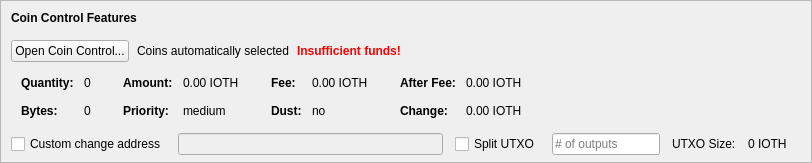
    <widget class="QFrame" name="frameCoinControl">
     <property name="sizePolicy">
      <sizepolicy hsizetype="Expanding" vsizetype="Expanding">
       <horstretch>0</horstretch>
       <verstretch>0</verstretch>
      </sizepolicy>
     </property>
     <property name="maximumSize">
      <size>
       <width>16777215</width>
       <height>16777215</height>
      </size>
     </property>
     <property name="frameShape">
      <enum>QFrame::StyledPanel</enum>
     </property>
     <property name="frameShadow">
      <enum>QFrame::Sunken</enum>
     </property>
     <layout class="QVBoxLayout" name="verticalLayoutCoinControl2">
      <property name="spacing">
       <number>0</number>
      </property>
      <property name="leftMargin">
       <number>0</number>
      </property>
      <property name="topMargin">
       <number>0</number>
      </property>
      <property name="rightMargin">
       <number>0</number>
      </property>
      <property name="bottomMargin">
       <number>6</number>
      </property>
      <item>
       <layout class="QVBoxLayout" name="verticalLayoutCoinControl" stretch="0,0,0,0,1">
        <property name="spacing">
         <number>0</number>
        </property>
        <property name="leftMargin">
         <number>10</number>
        </property>
        <property name="topMargin">
         <number>10</number>
        </property>
        <item>
         <layout class="QHBoxLayout" name="horizontalLayoutCoinControl1">
          <property name="bottomMargin">
           <number>15</number>
          </property>
          <item>
           <widget class="QLabel" name="labelCoinControlFeatures">
            <property name="sizePolicy">
             <sizepolicy hsizetype="Preferred" vsizetype="Maximum">
              <horstretch>0</horstretch>
              <verstretch>0</verstretch>
             </sizepolicy>
            </property>
            <property name="font">
             <font>
              <weight>75</weight>
              <bold>true</bold>
             </font>
            </property>
            <property name="styleSheet">
             <string notr="true">font-weight:bold;</string>
            </property>
            <property name="text">
             <string>Coin Control Features</string>
            </property>
           </widget>
          </item>
         </layout>
        </item>
        <item>
         <layout class="QHBoxLayout" name="horizontalLayoutCoinControl2" stretch="0,0,0,0">
          <property name="spacing">
           <number>8</number>
          </property>
          <property name="bottomMargin">
           <number>10</number>
          </property>
          <item>
           <widget class="QPushButton" name="pushButtonCoinControl">
            <property name="styleSheet">
             <string notr="true"/>
            </property>
            <property name="text">
             <string>Open Coin Control...</string>
            </property>
            <property name="autoDefault">
             <bool>false</bool>
            </property>
           </widget>
          </item>
          <item>
           <widget class="QLabel" name="labelCoinControlAutomaticallySelected">
            <property name="text">
             <string>Coins automatically selected</string>
            </property>
            <property name="margin">
             <number>5</number>
            </property>
           </widget>
          </item>
          <item>
           <widget class="QLabel" name="labelCoinControlInsuffFunds">
            <property name="font">
             <font>
              <weight>75</weight>
              <bold>true</bold>
             </font>
            </property>
            <property name="styleSheet">
             <string notr="true">color:red;font-weight:bold;</string>
            </property>
            <property name="text">
             <string>Insufficient funds!</string>
            </property>
            <property name="margin">
             <number>5</number>
            </property>
           </widget>
          </item>
          <item>
           <spacer name="horizontalSpacerCoinControl">
            <property name="orientation">
             <enum>Qt::Horizontal</enum>
            </property>
            <property name="sizeHint" stdset="0">
             <size>
              <width>40</width>
              <height>1</height>
             </size>
            </property>
           </spacer>
          </item>
         </layout>
        </item>
        <item>
         <widget class="QWidget" name="widgetCoinControl" native="true">
          <property name="sizePolicy">
           <sizepolicy hsizetype="Preferred" vsizetype="Preferred">
            <horstretch>0</horstretch>
            <verstretch>0</verstretch>
           </sizepolicy>
          </property>
          <property name="minimumSize">
           <size>
            <width>0</width>
            <height>0</height>
           </size>
          </property>
          <property name="styleSheet">
           <string notr="true"/>
          </property>
          <layout class="QHBoxLayout" name="horizontalLayoutCoinControl5">
           <property name="leftMargin">
            <number>0</number>
           </property>
           <property name="topMargin">
            <number>0</number>
           </property>
           <property name="rightMargin">
            <number>0</number>
           </property>
           <property name="bottomMargin">
            <number>0</number>
           </property>
           <item>
            <layout class="QHBoxLayout" name="horizontalLayoutCoinControl3" stretch="0,0,0,1">
             <property name="spacing">
              <number>20</number>
             </property>
             <property name="topMargin">
              <number>0</number>
             </property>
             <property name="bottomMargin">
              <number>10</number>
             </property>
             <item>
              <layout class="QFormLayout" name="formLayoutCoinControl1">
               <property name="horizontalSpacing">
                <number>10</number>
               </property>
               <property name="verticalSpacing">
                <number>14</number>
               </property>
               <property name="leftMargin">
                <number>10</number>
               </property>
               <property name="topMargin">
                <number>4</number>
               </property>
               <property name="rightMargin">
                <number>6</number>
               </property>
               <item row="0" column="0">
                <widget class="QLabel" name="labelCoinControlQuantityText">
                 <property name="font">
                  <font>
                   <weight>75</weight>
                   <bold>true</bold>
                  </font>
                 </property>
                 <property name="text">
                  <string>Quantity:</string>
                 </property>
                 <property name="margin">
                  <number>0</number>
                 </property>
                </widget>
               </item>
               <item row="0" column="1">
                <widget class="QLabel" name="labelCoinControlQuantity">
                 <property name="cursor">
                  <cursorShape>IBeamCursor</cursorShape>
                 </property>
                 <property name="contextMenuPolicy">
                  <enum>Qt::ActionsContextMenu</enum>
                 </property>
                 <property name="text">
                  <string notr="true">0</string>
                 </property>
                 <property name="margin">
                  <number>0</number>
                 </property>
                 <property name="textInteractionFlags">
                  <set>Qt::LinksAccessibleByMouse|Qt::TextSelectableByKeyboard|Qt::TextSelectableByMouse</set>
                 </property>
                </widget>
               </item>
               <item row="1" column="0">
                <widget class="QLabel" name="labelCoinControlBytesText">
                 <property name="font">
                  <font>
                   <weight>75</weight>
                   <bold>true</bold>
                  </font>
                 </property>
                 <property name="text">
                  <string>Bytes:</string>
                 </property>
                </widget>
               </item>
               <item row="1" column="1">
                <widget class="QLabel" name="labelCoinControlBytes">
                 <property name="cursor">
                  <cursorShape>IBeamCursor</cursorShape>
                 </property>
                 <property name="contextMenuPolicy">
                  <enum>Qt::ActionsContextMenu</enum>
                 </property>
                 <property name="text">
                  <string notr="true">0</string>
                 </property>
                 <property name="textInteractionFlags">
                  <set>Qt::LinksAccessibleByMouse|Qt::TextSelectableByKeyboard|Qt::TextSelectableByMouse</set>
                 </property>
                </widget>
               </item>
              </layout>
             </item>
             <item>
              <layout class="QFormLayout" name="formLayoutCoinControl2">
               <property name="horizontalSpacing">
                <number>10</number>
               </property>
               <property name="verticalSpacing">
                <number>14</number>
               </property>
               <property name="leftMargin">
                <number>6</number>
               </property>
               <property name="topMargin">
                <number>4</number>
               </property>
               <property name="rightMargin">
                <number>6</number>
               </property>
               <item row="0" column="0">
                <widget class="QLabel" name="labelCoinControlAmountText">
                 <property name="font">
                  <font>
                   <weight>75</weight>
                   <bold>true</bold>
                  </font>
                 </property>
                 <property name="text">
                  <string>Amount:</string>
                 </property>
                 <property name="margin">
                  <number>0</number>
                 </property>
                </widget>
               </item>
               <item row="0" column="1">
                <widget class="QLabel" name="labelCoinControlAmount">
                 <property name="cursor">
                  <cursorShape>IBeamCursor</cursorShape>
                 </property>
                 <property name="contextMenuPolicy">
                  <enum>Qt::ActionsContextMenu</enum>
                 </property>
                 <property name="text">
                  <string notr="true">0.00 IOTH</string>
                 </property>
                 <property name="textInteractionFlags">
                  <set>Qt::LinksAccessibleByMouse|Qt::TextSelectableByKeyboard|Qt::TextSelectableByMouse</set>
                 </property>
                </widget>
               </item>
               <item row="1" column="0">
                <widget class="QLabel" name="labelCoinControlPriorityText">
                 <property name="font">
                  <font>
                   <weight>75</weight>
                   <bold>true</bold>
                  </font>
                 </property>
                 <property name="text">
                  <string>Priority:</string>
                 </property>
                </widget>
               </item>
               <item row="1" column="1">
                <widget class="QLabel" name="labelCoinControlPriority">
                 <property name="cursor">
                  <cursorShape>IBeamCursor</cursorShape>
                 </property>
                 <property name="contextMenuPolicy">
                  <enum>Qt::ActionsContextMenu</enum>
                 </property>
                 <property name="text">
                  <string>medium</string>
                 </property>
                 <property name="textInteractionFlags">
                  <set>Qt::LinksAccessibleByMouse|Qt::TextSelectableByKeyboard|Qt::TextSelectableByMouse</set>
                 </property>
                </widget>
               </item>
              </layout>
             </item>
             <item>
              <layout class="QFormLayout" name="formLayoutCoinControl3">
               <property name="horizontalSpacing">
                <number>10</number>
               </property>
               <property name="verticalSpacing">
                <number>14</number>
               </property>
               <property name="leftMargin">
                <number>6</number>
               </property>
               <property name="topMargin">
                <number>4</number>
               </property>
               <property name="rightMargin">
                <number>6</number>
               </property>
               <item row="0" column="0">
                <widget class="QLabel" name="labelCoinControlFeeText">
                 <property name="font">
                  <font>
                   <weight>75</weight>
                   <bold>true</bold>
                  </font>
                 </property>
                 <property name="text">
                  <string>Fee:</string>
                 </property>
                 <property name="margin">
                  <number>0</number>
                 </property>
                </widget>
               </item>
               <item row="0" column="1">
                <widget class="QLabel" name="labelCoinControlFee">
                 <property name="cursor">
                  <cursorShape>IBeamCursor</cursorShape>
                 </property>
                 <property name="contextMenuPolicy">
                  <enum>Qt::ActionsContextMenu</enum>
                 </property>
                 <property name="text">
                  <string notr="true">0.00 IOTH</string>
                 </property>
                 <property name="textInteractionFlags">
                  <set>Qt::LinksAccessibleByMouse|Qt::TextSelectableByKeyboard|Qt::TextSelectableByMouse</set>
                 </property>
                </widget>
               </item>
               <item row="1" column="0">
                <widget class="QLabel" name="labelCoinControlLowOutputText">
                 <property name="font">
                  <font>
                   <weight>75</weight>
                   <bold>true</bold>
                  </font>
                 </property>
                 <property name="text">
                  <string>Dust:</string>
                 </property>
                </widget>
               </item>
               <item row="1" column="1">
                <widget class="QLabel" name="labelCoinControlLowOutput">
                 <property name="cursor">
                  <cursorShape>IBeamCursor</cursorShape>
                 </property>
                 <property name="contextMenuPolicy">
                  <enum>Qt::ActionsContextMenu</enum>
                 </property>
                 <property name="text">
                  <string>no</string>
                 </property>
                 <property name="textInteractionFlags">
                  <set>Qt::LinksAccessibleByMouse|Qt::TextSelectableByKeyboard|Qt::TextSelectableByMouse</set>
                 </property>
                </widget>
               </item>
              </layout>
             </item>
             <item>
              <layout class="QFormLayout" name="formLayoutCoinControl4">
               <property name="horizontalSpacing">
                <number>10</number>
               </property>
               <property name="verticalSpacing">
                <number>14</number>
               </property>
               <property name="leftMargin">
                <number>6</number>
               </property>
               <property name="topMargin">
                <number>4</number>
               </property>
               <property name="rightMargin">
                <number>6</number>
               </property>
               <item row="0" column="0">
                <widget class="QLabel" name="labelCoinControlAfterFeeText">
                 <property name="font">
                  <font>
                   <weight>75</weight>
                   <bold>true</bold>
                  </font>
                 </property>
                 <property name="text">
                  <string>After Fee:</string>
                 </property>
                 <property name="margin">
                  <number>0</number>
                 </property>
                </widget>
               </item>
               <item row="0" column="1">
                <widget class="QLabel" name="labelCoinControlAfterFee">
                 <property name="cursor">
                  <cursorShape>IBeamCursor</cursorShape>
                 </property>
                 <property name="contextMenuPolicy">
                  <enum>Qt::ActionsContextMenu</enum>
                 </property>
                 <property name="text">
                  <string notr="true">0.00 IOTH</string>
                 </property>
                 <property name="textInteractionFlags">
                  <set>Qt::LinksAccessibleByMouse|Qt::TextSelectableByKeyboard|Qt::TextSelectableByMouse</set>
                 </property>
                </widget>
               </item>
               <item row="1" column="0">
                <widget class="QLabel" name="labelCoinControlChangeText">
                 <property name="font">
                  <font>
                   <weight>75</weight>
                   <bold>true</bold>
                  </font>
                 </property>
                 <property name="text">
                  <string>Change:</string>
                 </property>
                </widget>
               </item>
               <item row="1" column="1">
                <widget class="QLabel" name="labelCoinControlChange">
                 <property name="cursor">
                  <cursorShape>IBeamCursor</cursorShape>
                 </property>
                 <property name="contextMenuPolicy">
                  <enum>Qt::ActionsContextMenu</enum>
                 </property>
                 <property name="text">
                  <string notr="true">0.00 IOTH</string>
                 </property>
                 <property name="textInteractionFlags">
                  <set>Qt::LinksAccessibleByMouse|Qt::TextSelectableByKeyboard|Qt::TextSelectableByMouse</set>
                 </property>
                </widget>
               </item>
              </layout>
             </item>
            </layout>
           </item>
          </layout>
         </widget>
        </item>
        <item>
         <layout class="QHBoxLayout" name="horizontalLayoutCoinControl4" stretch="0,0,0,0,0,0,0">
          <property name="spacing">
           <number>12</number>
          </property>
          <property name="sizeConstraint">
           <enum>QLayout::SetDefaultConstraint</enum>
          </property>
          <property name="topMargin">
           <number>5</number>
          </property>
          <property name="rightMargin">
           <number>5</number>
          </property>
          <item>
           <widget class="QCheckBox" name="checkBoxCoinControlChange">
            <property name="toolTip">
             <string>If this is activated, but the change address is empty or invalid, change will be sent to a newly generated address.</string>
            </property>
            <property name="text">
             <string>Custom change address</string>
            </property>
           </widget>
          </item>
          <item>
           <widget class="QValidatedLineEdit" name="lineEditCoinControlChange">
            <property name="enabled">
             <bool>false</bool>
            </property>
            <property name="sizePolicy">
             <sizepolicy hsizetype="Expanding" vsizetype="Fixed">
              <horstretch>0</horstretch>
              <verstretch>0</verstretch>
             </sizepolicy>
            </property>
           </widget>
          </item>
          <item>
           <widget class="QCheckBox" name="splitBlockCheckBox">
            <property name="text">
             <string>Split UTXO</string>
            </property>
           </widget>
          </item>
          <item>
           <widget class="QLineEdit" name="splitBlockLineEdit">
            <property name="sizePolicy">
             <sizepolicy hsizetype="Fixed" vsizetype="Fixed">
              <horstretch>50</horstretch>
              <verstretch>0</verstretch>
             </sizepolicy>
            </property>
            <property name="placeholderText">
             <string># of outputs</string>
            </property>
           </widget>
          </item>
          <item>
           <widget class="QLabel" name="labelBlockSizeText">
            <property name="text">
             <string>UTXO Size:</string>
            </property>
           </widget>
          </item>
          <item>
           <widget class="QLabel" name="labelBlockSize">
            <property name="text">
             <string>0 IOTH</string>
            </property>
           </widget>
          </item>
          <item>
           <widget class="QLabel" name="labelCoinControlChangeLabel">
            <property name="sizePolicy">
             <sizepolicy hsizetype="Preferred" vsizetype="Expanding">
              <horstretch>0</horstretch>
              <verstretch>0</verstretch>
             </sizepolicy>
            </property>
            <property name="minimumSize">
             <size>
              <width>0</width>
              <height>0</height>
             </size>
            </property>
            <property name="text">
             <string/>
            </property>
            <property name="margin">
             <number>3</number>
            </property>
           </widget>
          </item>
         </layout>
        </item>
        <item>
         <spacer name="verticalSpacerCoinControl">
          <property name="orientation">
           <enum>Qt::Vertical</enum>
          </property>
          <property name="sizeHint" stdset="0">
           <size>
            <width>800</width>
            <height>1</height>
           </size>
          </property>
         </spacer>
        </item>
       </layout>
      </item>
     </layout>
    </widget>
